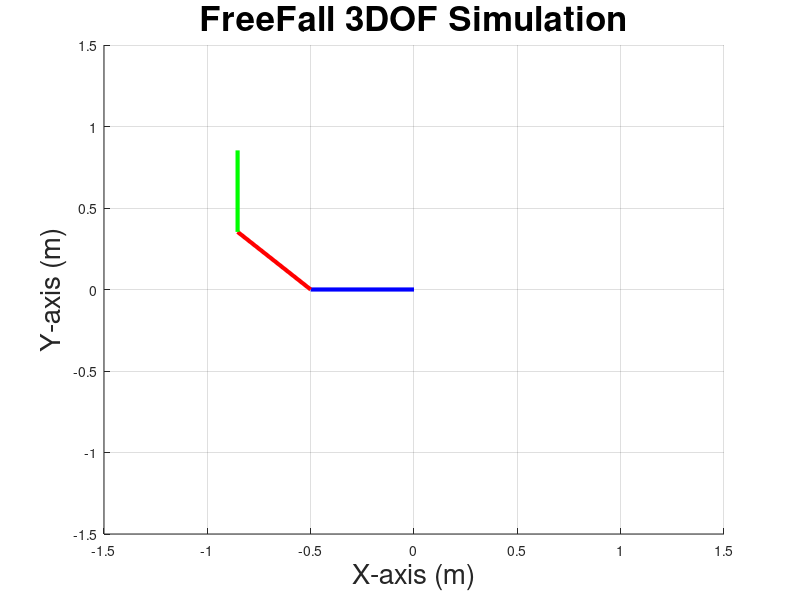

The MATLAB source for this figure: (Note: this script raises an error after producing the figure.)
clc
clear all
close all
%% 3-DOF Simulation
global L1 L2 L3 m1 m2 m3 r1 r2 r3 Iz1 Iz2 Iz3 g tau1 tau2 tau3
L1 = 0.5; L2 = 0.5; L3 = 0.5;          % 링크 길이
r1 = 0.1; r2 = 0.1; r3 = 0.1;          % 링크 중심
m1 = 0.2; m2 = 0.2; m3 = 0.2;          % 링크 무게
Iz1 = 0.05; Iz2 = 0.05; Iz3 = 0.05;    % 링크 관성

g = 9.806;                             % 중력가속도

% 초기 자세
q1 = -pi; dq1 = 0;
q2 = -pi/4;  dq2 = 0;
q3 = -pi/4; dq3 = 0;

%%
Fi = figure('Color', [1 1 1]);
Ax = axes('parent', Fi);
hold on;
grid on;
axis([-1.5 1.5 -1.5 1.5]);

x1 = L1*cos(q1);             % 첫 번째 링크 좌표
y1 = L1*sin(q1);
Px1 = [0, x1];
Py1 = [0, y1];

x2 = L2*cos(q1+q2);          % 두 번째 링크 좌표
y2 = L2*sin(q1+q2);
Px2 = [x1, x1+x2];
Py2 = [y1, y1+y2];

x3 = L3*cos(q1+q2+q3);       % 세 번째 링크 좌표
y3 = L3*sin(q1+q2+q3);
Px3 = [x1+x2, x1+x2+x3];
Py3 = [y1+y2, y1+y2+y3];

p1 = plot(Px1, Py1, '-b', 'Linewidth', 3);
p2 = plot(Px2, Py2, '-r', 'Linewidth', 3);
p3 = plot(Px3, Py3, '-g', 'Linewidth', 3);

xlabel('X-axis (m)', 'fontsize', 20);
ylabel('Y-axis (m)', 'fontsize', 20);
title('FreeFall 3DOF Simulation', 'fontsize', 25);

%% ode45
% 시간
dt = 0.010; ft = 5;
n = 1;

for cnt=0:dt:ft
    % 자유낙하 시스템
    % 각 링크의 토크=0
    tau1 = 0;              % 각 링크의 토크
    tau2 = 0;
    tau3 = 0;
    
    % 각 링크의 역학 관계
    [t,y] = ode45('three_link', [0 dt], [q1; dq1; q2; dq2; q3; dq3]);
    index = length(y);
    
    % 각 링크의 역학 갱신
    q1 = y(index, 1);
    dq1 = y(index, 2);
    q2 = y(index, 3);
    dq2 = y(index, 4);
    q3 = y(index, 5);
    dq3 = y(index, 6);
    
    % 첫 번째 링크 끝점
    x1 = L1*cos(q1);
    y1 = L1*sin(q1);
    Px1 = [0, x1];
    Py1 = [0, y1];
    
    % 두 번째 링크 끝점
    x2 = L2*cos(q1+q2);
    y2 = L2*sin(q1+q2);
    Px2 = [x1, x1+x2];
    Py2 = [y1, y1+y2];
    
    % 세 번째 링크 끝점
    x3 = L3*cos(q1+q2+q3);
    y3 = L3*sin(q1+q2+q3);
    Px3 = [x1+x2, x1+x2+x3];
    Py3 = [y1+y2, y1+y2+y3];
    
    % 현재 상태 설정 및 플롯
    n = n + 1;
    set(p1, 'XData', Px1, 'YData', Py1);
    set(p2, 'XData', Px2, 'YData', Py2);
    set(p3, 'XData', Px3, 'YData', Py3);
    drawnow


end
